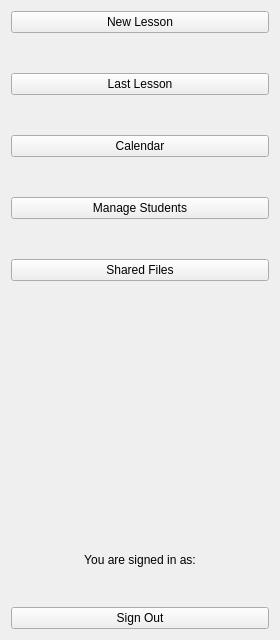
<?xml version="1.0" encoding="UTF-8"?>
<ui version="4.0">
 <class>TeacherSidebar</class>
 <widget class="QWidget" name="TeacherSidebar">
  <property name="geometry">
   <rect>
    <x>0</x>
    <y>0</y>
    <width>280</width>
    <height>640</height>
   </rect>
  </property>
  <property name="windowTitle">
   <string>Teacher Sidebar</string>
  </property>
  <layout class="QVBoxLayout" name="verticalLayout">
   <property name="spacing">
    <number>40</number>
   </property>
   <item>
    <widget class="QPushButton" name="new_button">
     <property name="sizePolicy">
      <sizepolicy hsizetype="Minimum" vsizetype="Fixed">
       <horstretch>0</horstretch>
       <verstretch>0</verstretch>
      </sizepolicy>
     </property>
     <property name="text">
      <string>New Lesson</string>
     </property>
    </widget>
   </item>
   <item>
    <widget class="QPushButton" name="last_button">
     <property name="sizePolicy">
      <sizepolicy hsizetype="Minimum" vsizetype="Fixed">
       <horstretch>0</horstretch>
       <verstretch>0</verstretch>
      </sizepolicy>
     </property>
     <property name="text">
      <string>Last Lesson</string>
     </property>
    </widget>
   </item>
   <item>
    <widget class="QPushButton" name="calendar_button">
     <property name="sizePolicy">
      <sizepolicy hsizetype="Minimum" vsizetype="Fixed">
       <horstretch>0</horstretch>
       <verstretch>0</verstretch>
      </sizepolicy>
     </property>
     <property name="text">
      <string>Calendar</string>
     </property>
    </widget>
   </item>
   <item>
    <widget class="QPushButton" name="students_button">
     <property name="sizePolicy">
      <sizepolicy hsizetype="Minimum" vsizetype="Fixed">
       <horstretch>0</horstretch>
       <verstretch>0</verstretch>
      </sizepolicy>
     </property>
     <property name="text">
      <string>Manage Students</string>
     </property>
    </widget>
   </item>
   <item>
    <widget class="QPushButton" name="files_button">
     <property name="sizePolicy">
      <sizepolicy hsizetype="Minimum" vsizetype="Fixed">
       <horstretch>0</horstretch>
       <verstretch>0</verstretch>
      </sizepolicy>
     </property>
     <property name="text">
      <string>Shared Files</string>
     </property>
    </widget>
   </item>
   <item>
    <spacer name="verticalSpacer">
     <property name="orientation">
      <enum>Qt::Vertical</enum>
     </property>
     <property name="sizeType">
      <enum>QSizePolicy::Expanding</enum>
     </property>
     <property name="sizeHint" stdset="0">
      <size>
       <width>20</width>
       <height>20</height>
      </size>
     </property>
    </spacer>
   </item>
   <item>
    <widget class="QLabel" name="user_label">
     <property name="sizePolicy">
      <sizepolicy hsizetype="Preferred" vsizetype="Fixed">
       <horstretch>0</horstretch>
       <verstretch>0</verstretch>
      </sizepolicy>
     </property>
     <property name="text">
      <string>You are signed in as:</string>
     </property>
     <property name="alignment">
      <set>Qt::AlignCenter</set>
     </property>
     <property name="wordWrap">
      <bool>true</bool>
     </property>
    </widget>
   </item>
   <item>
    <widget class="QPushButton" name="sign_out_button">
     <property name="text">
      <string>Sign Out</string>
     </property>
    </widget>
   </item>
  </layout>
 </widget>
 <resources/>
 <connections/>
</ui>
